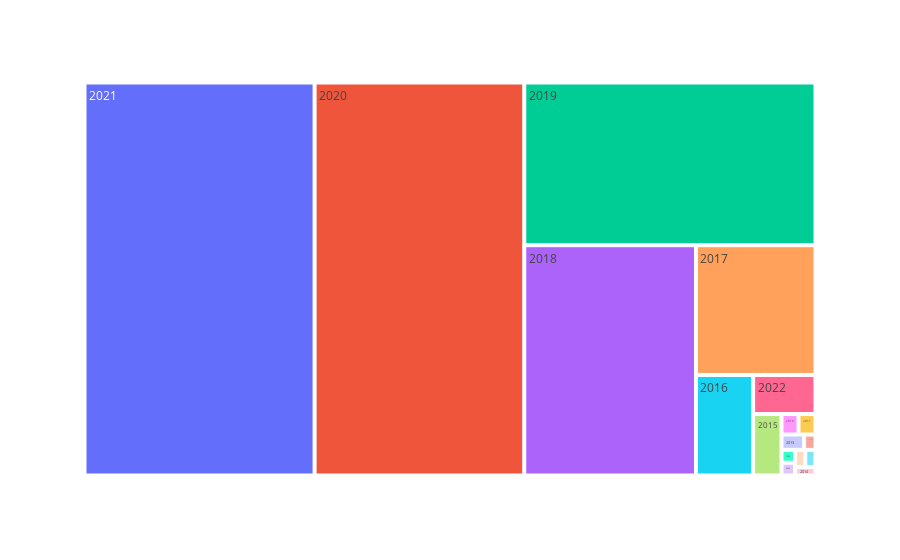

Write notebook code for a chart like this one.
### Code cell
import os, sys
import pandas as pd
from sklearn.manifold import MDS
from sklearn.cluster import KMeans
import numpy as np
currentdir = os.getcwd()
parentdir = os.path.dirname(currentdir)
sys.path.append(parentdir)

import matplotlib.pyplot as plt
from techminer import annual_indicators


from matplotlib.ticker import AutoMinorLocator

import plotly.express as px


def tree_map(
    series,
):

    fig = px.treemap(
        names=series.index.astype(str),
        values=series.values, 
        parents=[""] * len(series),
    )
    fig.show()


series = annual_indicators(directory).num_documents
directory = "/workspaces/techminer-api/tests/data/"
tree_map(series)

### Figure 1 — Plotly figure (JSON) as saved in the notebook; plotly's stock layout.template omitted (floating-point values rounded to 4 significant figures)
{"data": [{"domain": {"x": [0, 1], "y": [0, 1]}, "hovertemplate": "label=%{label}<br>value=%{value}<br>parent=%{parent}<extra></extra>", "labels": ["1986", "1998", "2002", "2003", "2008", "2010", "2011", "2013", "2014", "2015", "2016", "2017", "2018", "2019", "2020", "2021", "2022"], "name": "", "parents": ["", "", "", "", "", "", "", "", "", "", "", "", "", "", "", "", ""], "type": "treemap", "values": [1, 1, 1, 1, 1, 2, 2, 2, 1, 10, 33, 89, 227, 272, 473, 519, 14]}], "layout": {"legend": {"tracegroupgap": 0}, "margin": {"t": 60}}}
